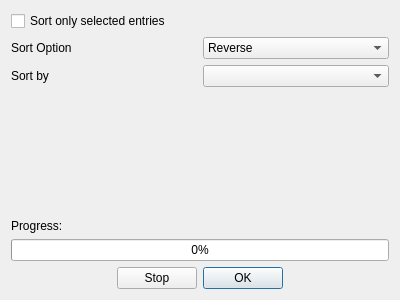
<?xml version="1.0" encoding="UTF-8"?>
<ui version="4.0">
 <class>SortDialog</class>
 <widget class="QDialog" name="SortDialog">
  <property name="geometry">
   <rect>
    <x>0</x>
    <y>0</y>
    <width>400</width>
    <height>300</height>
   </rect>
  </property>
  <property name="windowTitle">
   <string>Sort entries</string>
  </property>
  <layout class="QVBoxLayout" name="verticalLayout">
   <item>
    <widget class="QCheckBox" name="onlyCheck">
     <property name="text">
      <string>Sort only selected entries</string>
     </property>
    </widget>
   </item>
   <item>
    <layout class="QHBoxLayout" name="horizontalLayout">
     <item>
      <widget class="QLabel" name="label">
       <property name="text">
        <string>Sort Option</string>
       </property>
      </widget>
     </item>
     <item>
      <widget class="QComboBox" name="optionBox">
       <item>
        <property name="text">
         <string>Reverse</string>
        </property>
       </item>
       <item>
        <property name="text">
         <string>Shuffle</string>
        </property>
       </item>
      </widget>
     </item>
    </layout>
   </item>
   <item>
    <layout class="QHBoxLayout" name="horizontalLayout_2">
     <item>
      <widget class="QLabel" name="label_2">
       <property name="text">
        <string>Sort by</string>
       </property>
      </widget>
     </item>
     <item>
      <widget class="QComboBox" name="ewkeyBox"/>
     </item>
    </layout>
   </item>
   <item>
    <spacer name="verticalSpacer">
     <property name="orientation">
      <enum>Qt::Vertical</enum>
     </property>
     <property name="sizeHint" stdset="0">
      <size>
       <width>20</width>
       <height>40</height>
      </size>
     </property>
    </spacer>
   </item>
   <item>
    <layout class="QHBoxLayout" name="horizontalLayout_4">
     <item>
      <widget class="QLabel" name="label_3">
       <property name="text">
        <string>Progress:</string>
       </property>
      </widget>
     </item>
     <item>
      <widget class="QLabel" name="pgMsg">
       <property name="sizePolicy">
        <sizepolicy hsizetype="MinimumExpanding" vsizetype="Preferred">
         <horstretch>0</horstretch>
         <verstretch>0</verstretch>
        </sizepolicy>
       </property>
       <property name="text">
        <string/>
       </property>
      </widget>
     </item>
    </layout>
   </item>
   <item>
    <widget class="QProgressBar" name="progressBar">
     <property name="value">
      <number>0</number>
     </property>
    </widget>
   </item>
   <item>
    <layout class="QHBoxLayout" name="horizontalLayout_3">
     <item>
      <spacer name="horizontalSpacer">
       <property name="orientation">
        <enum>Qt::Horizontal</enum>
       </property>
       <property name="sizeHint" stdset="0">
        <size>
         <width>40</width>
         <height>20</height>
        </size>
       </property>
      </spacer>
     </item>
     <item>
      <widget class="QPushButton" name="stopBtn">
       <property name="text">
        <string>Stop</string>
       </property>
      </widget>
     </item>
     <item>
      <widget class="QPushButton" name="okBtn">
       <property name="text">
        <string>OK</string>
       </property>
       <property name="default">
        <bool>true</bool>
       </property>
      </widget>
     </item>
     <item>
      <spacer name="horizontalSpacer_2">
       <property name="orientation">
        <enum>Qt::Horizontal</enum>
       </property>
       <property name="sizeHint" stdset="0">
        <size>
         <width>40</width>
         <height>20</height>
        </size>
       </property>
      </spacer>
     </item>
    </layout>
   </item>
  </layout>
 </widget>
 <resources/>
 <connections/>
</ui>
